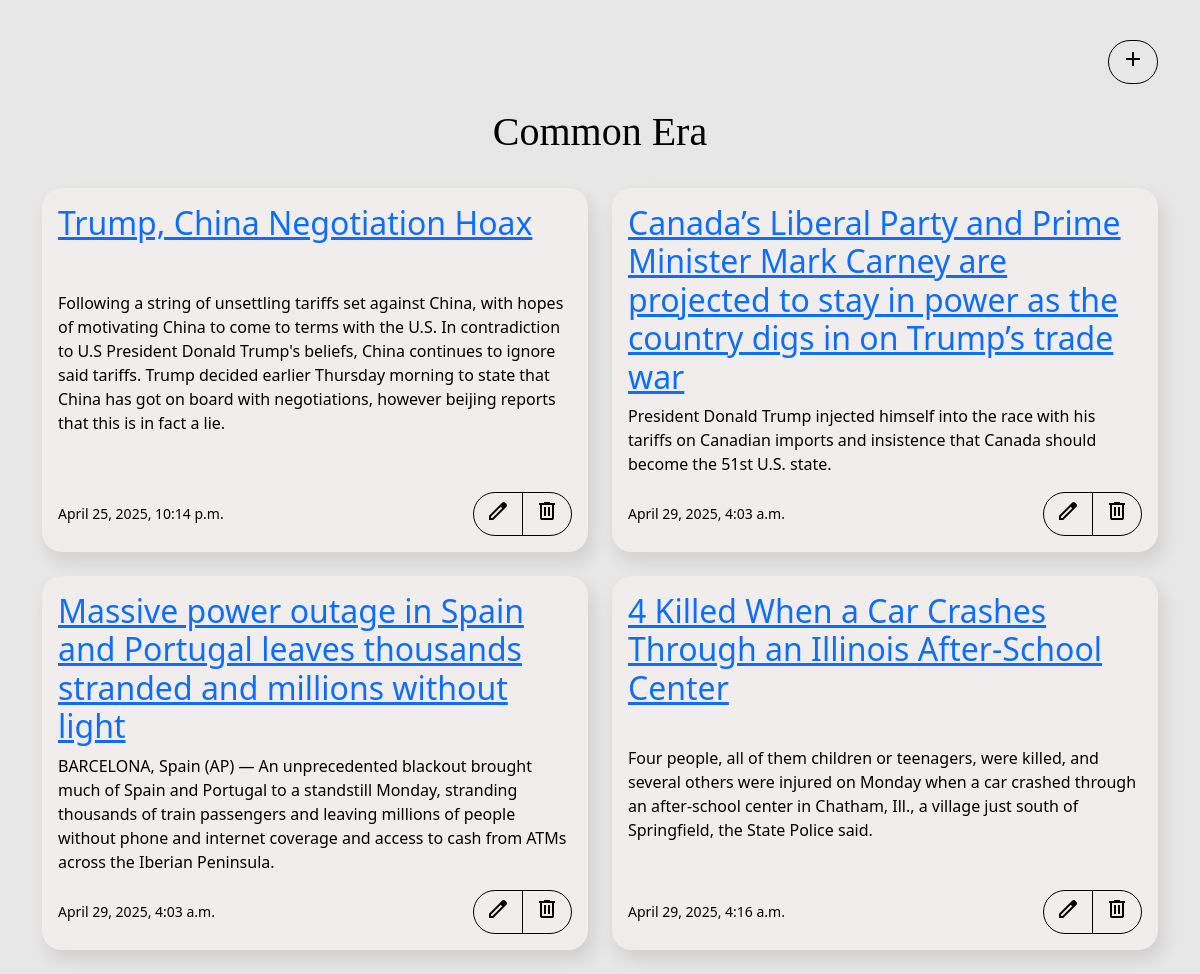
The page / on the database its author committed.
### blog/models.py (models this page shows, shortened)
class Post(models.Model):
    title = models.CharField(max_length=200)
    content = models.TextField()
    createdAt = models.DateTimeField(auto_now_add=True)

### blog/views.py (the view)
# urls.py: path("", views.home, name='home'),
def home(request):
    posts = Post.objects.all()
    return render(request, 'blog/home.html', {"posts":posts})

### blog/templates/blog/home.html
{% extends "blog/base.html" %}
{%block content%}
<div class="row mb-4">
    <div class="col text-end">
        <a href="{% url 'post-create' %}" class="btn icon">
            <span class="material-symbols-outlined">add</span>
        </a>
    </div>
</div>
<div class="row mb-4 justify-content-center">
    <div class="col text-center">
        <h1 class="display-6 logo">Common Era</h1>
    </div>
</div>
<div class="row">
    {% for post in posts %}
    <div class="col-md-6 mb-4  justify-content-between">
        <div class="content-section d-flex flex-column justify-content-between h-100 w-100 p-3">
                <h2>
                    <a href="{% url 'post-detail' post.pk %}">{{post.title}}</a>
                </h2>
                <p>{{post.content}}</p>
                <div class="d-flex justify-content-between align-items-center">
                    <small>{{post.createdAt}}</small>
                    <div class="btn-group">
                        <a href="{% url 'post-update' post.pk %}" class="btn icon">
                            <span class="material-symbols-outlined">edit</span>
                        </a>
                        <a href="{% url 'post-delete' post.pk %}" class="btn icon">
                            <span class="material-symbols-outlined">delete</span>
                        </a>
                    </div>
                </div>
        </div>
    </div>
    {%endfor%}
</div>
{%endblock%}

### blog/templates/blog/base.html (shortened to what this page needs)
{% load static %}
<!DOCTYPE html>
<html lang="en">
<head>
    <link href="https://cdn.jsdelivr.net/npm/bootstrap@5.3.5/dist/css/bootstrap.min.css" rel="stylesheet">
    <link rel="stylesheet" href="{% static 'blog/style.css' %}">
</head>
<body>
    <nav class="navbar navbar-expand-lg mb-4">
    </nav>
    <main class="container">
        {% block content %}
        {%endblock%}
    </main>
</body>
</html>

### blog/static/blog/style.css (style rules this page uses)
body { background-color: #e8e7e7; }
.logo { font-family: 'NYTimes'; }
.icon { border-radius: 360px; color: black; background: transparent; border: solid .5px black; }
h1, h2, p, small, label { color: black; }
.content-section { padding: 20px; border-radius: 20px; background-color: #f2eded; box-shadow: 5px 10px 18px rgba(0, 0, 0, 0.1); }

### rows shown on the page
Post: title "Trump, China Negotiation Hoax", content "Following a string of unsettling tariffs set against China, with hopes of motivating China to come to terms with the U.S. In contradiction to U.S President Donald Trump's beliefs, China continues to ignore said tariffs. Trump decided earlier Thursday morning to state that China has got on board with negotiations, however beijing reports that this is in fact a lie.", createdAt "April 25, 2025, 10:14 p.m."
Post: title "Canada’s Liberal Party and Prime Minister Mark Carney are projected to stay in power as the country digs in on Trump’s trade war", content "President Donald Trump injected himself into the race with his tariffs on Canadian imports and insistence that Canada should become the 51st U.S. state.", createdAt "April 29, 2025, 4:03 a.m."
Post: title "Massive power outage in Spain and Portugal leaves thousands stranded and millions without light", content "BARCELONA, Spain (AP) — An unprecedented blackout brought much of Spain and Portugal to a standstill Monday, stranding thousands of train passengers and leaving millions of people without phone and internet coverage and access to cash from ATMs across the Iberian Peninsula.", createdAt "April 29, 2025, 4:03 a.m."
Post: title "4 Killed When a Car Crashes Through an Illinois After-School Center", content "Four people, all of them children or teenagers, were killed, and several others were injured on Monday when a car crashed through an after-school center in Chatham, Ill., a village just south of Springfield, the State Police said.", createdAt "April 29, 2025, 4:16 a.m."
